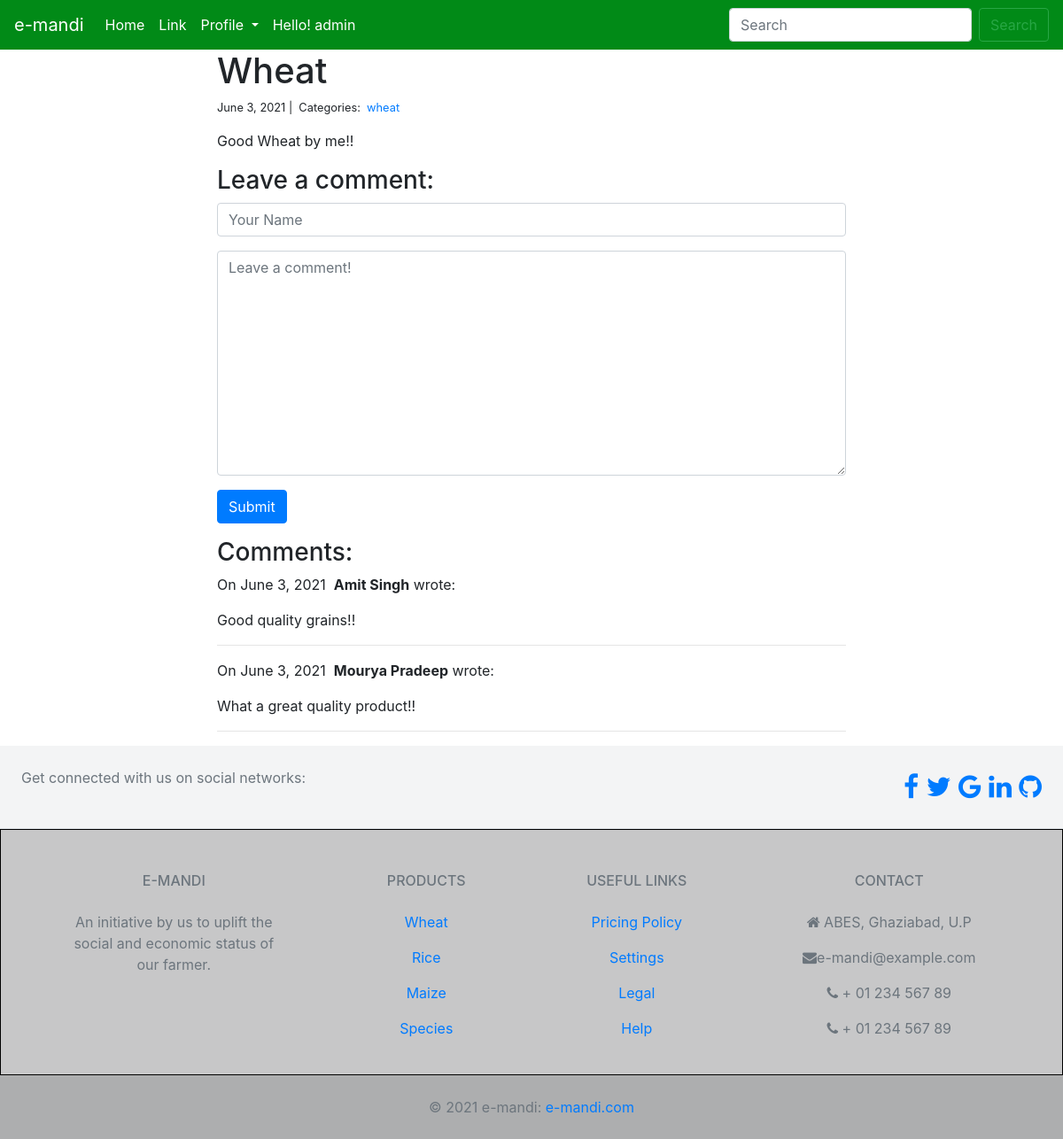
The page /upload_produces/1/ on the database its author committed.
### upload_produces/models.py (models this page shows)
class Post(models.Model):
    objects =models.manager
    title = models.CharField(max_length=255)
    body = models.TextField()
    created_on = models.DateTimeField(auto_now_add=True)
    last_modified = models.DateTimeField(auto_now=True)
    categories = models.ManyToManyField('Category', related_name='posts')

class Category(models.Model):
    name = models.CharField(max_length=20)

class Comment(models.Model):
    objects =models.manager
    author = models.CharField(max_length=200)
    body = models.TextField()
    created_on = models.DateTimeField(auto_now_add=True)
    post = models.ForeignKey('Post', on_delete=models.CASCADE)

### upload_produces/views.py (the view, shortened to what this page needs)
# urls.py: path("<int:pk>/", views.produce_detail, name="produce_detail"),
def produce_detail(request, pk):
    post = Post.objects.get(pk=pk)
    form = CommentForm()
    comments = Comment.objects.filter(post=post)
    context = {
        "post": post,
        "comments": comments,
        "form": form,
    }
    return render(request, "produce_detail.html", context)

### upload_produces/forms.py
class CommentForm(forms.Form):
    author = forms.CharField(
        max_length=200,
        widget=forms.TextInput(attrs={
            "class": "form-control",
            "placeholder": "Your Name"
        })
    )
    body = forms.CharField(widget=forms.Textarea(
        attrs={
            "class": "form-control",
            "placeholder": "Leave a comment!"
        })
    )

### upload_produces/templates/produce_detail.html (shortened to what this page needs)
{% extends "base.html" %}
{% block page_content %}
<div class="col-md-8 offset-md-2">
    <h1>{{ post.title }}</h1>
    <small>
        {{ post.created_on.date }} |&nbsp;
        Categories:&nbsp;
        {% for category in post.categories.all %}
        <a href="{% url 'produce_category' category.name %}">
            {{ category.name }}
        </a>&nbsp;
        {% endfor %}
    </small>
    <p>{{ post.body | linebreaks }}</p>
    <h3>Leave a comment:</h3>
    <form action="/upload_produces/{{ post.pk }}/" method="post">
        <div class="form-group">
            {{ form.author }}
        </div>
        <div class="form-group">
            {{ form.body }}
        </div>
        <button type="submit" class="btn btn-primary">Submit</button>
    </form>
    <h3>Comments:</h3>
    {% for comment in comments %}
    <p>
        On {{comment.created_on.date }}&nbsp;
        <b>{{ comment.author }}</b> wrote:
    </p>
    <p>{{ comment.body }}</p>
    <hr>
    {% endfor %}
</div>
{% endblock %}>

### rows shown on the page
Post: title "Wheat", created_on "June 3, 2021", body "Good Wheat by me!!"
Category: name "wheat"
Comment: created_on "June 3, 2021", author "Amit Singh", body "Good quality grains!!"
Comment: created_on "June 3, 2021", author "Mourya Pradeep", body "What a great quality product!!"
